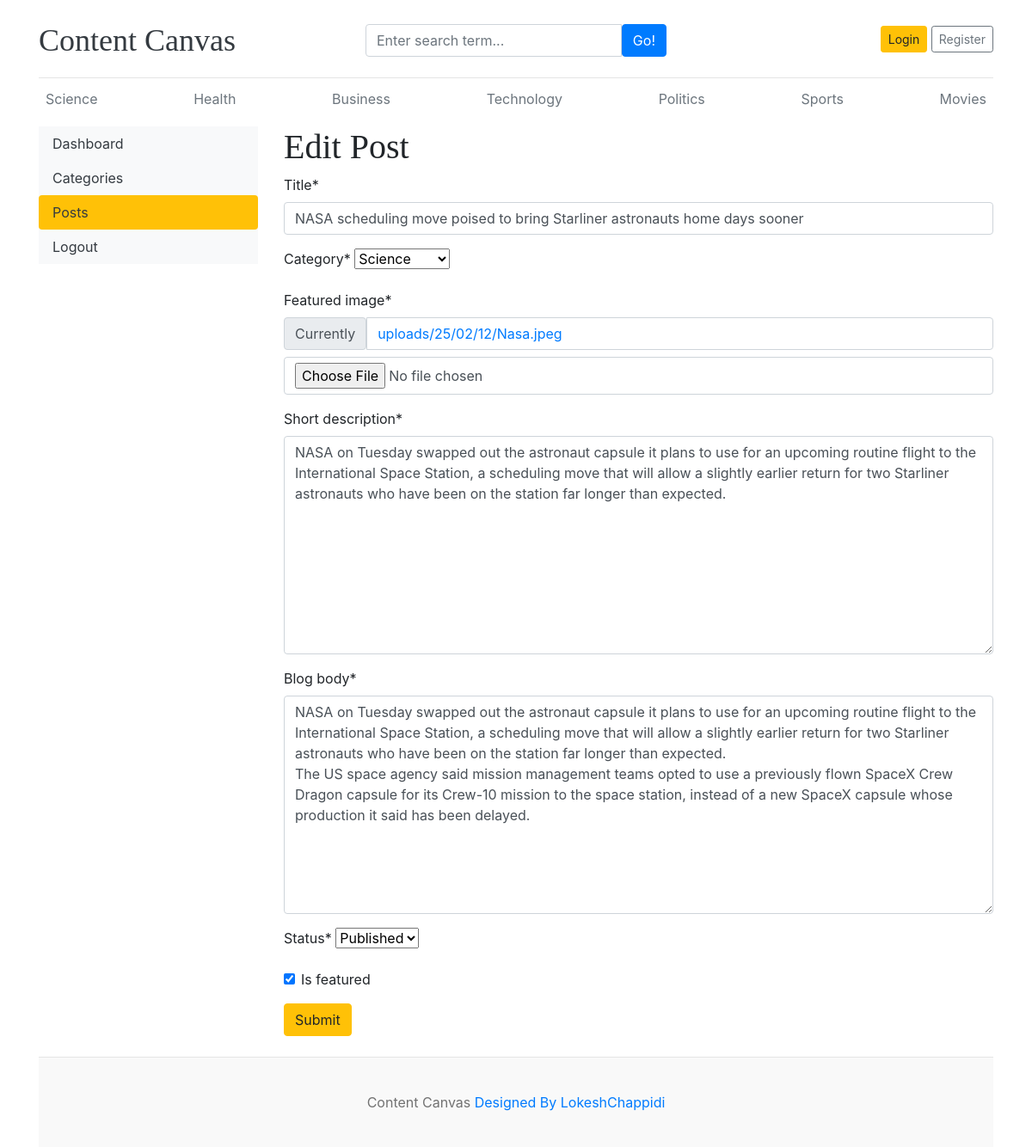
Page /dashboard/posts/edit/1/ on the committed database.
### blog/models.py (models this page shows)
class Category(models.Model):
    category_name=models.CharField(max_length=50,unique=True)
    created_at=models.DateTimeField(auto_now_add=True)
    updated_at=models.DateTimeField(auto_now_add=True)
    class Meta:
        verbose_name_plural='categories'
    def __str__(self):
        return self.category_name

class Blog(models.Model):
    title=models.CharField(max_length=100)
    slug=models.SlugField(max_length=100)
    category=models.ForeignKey(Category,on_delete=models.CASCADE)
    author=models.ForeignKey(User,on_delete=models.CASCADE)
    featured_image=models.ImageField(upload_to='uploads/%y/%m/%d')
    short_description=models.TextField(max_length=500)
    blog_body=models.TextField(max_length=2000)
    status=models.CharField(max_length=20,choices=STATUS_CHOICES,default="Draft")
    is_featured=models.BooleanField(default=True)
    created_at=models.DateTimeField(auto_now_add=True)
    updated_at=models.DateTimeField(auto_now_add=True)

### dashboards/views.py (the view, shortened to what this page needs)
# urls.py: path('posts/edit/<int:pk>/',views.edit_post,name='edit_post'),
def edit_post(request,pk):
    post=get_object_or_404(Blog,pk=pk)
    form=BlogPostForm(instance=post)
    context={
        'form':form,
        'post':post,
    }
    return render(request,'dashboard/edit_post.html',context)

### dashboards/forms.py
class BlogPostForm(forms.ModelForm):
    class Meta:
        model=Blog
        fields=('title','category','featured_image','short_description','blog_body','status','is_featured')

### blog/context_processors.py (called while the page is built)
def get_categories(request):
    categories=Category.objects.all()
    return dict(categories=categories)

def get_social_links(request):
    social_links=SocialLink.objects.all()
    return dict(social_links=social_links)

### templates/dashboard/edit_post.html (shortened to what this page needs)
{% extends 'base.html' %}
{% block content %}
{% load crispy_forms_tags %}
<div class="row">
{% include 'dashboard/sidebar.html' %}
<div class="col-md-9">
   <h1>Edit Post</h1>
   <form action="{% url 'edit_post' post.id %}" method='POST' enctype="multipart/form-data">
      {{form | crispy}}
      <button type="submit" class="btn btn-warning">Submit</button>
   </form>
   <br>
</div>
</div>
{% endblock %}

### templates/base.html (shortened to what this page needs)
{% load static %}
<!DOCTYPE html>
<html lang="en">
<head>
    <link href="https://getbootstrap.com/docs/4.0/dist/css/bootstrap.min.css" rel="stylesheet">
    <link href="{% static "css/cc.css" %}" rel="stylesheet">
    <link rel="stylesheet" href="https://cdnjs.cloudflare.com/ajax/libs/font-awesome/4.7.0/css/font-awesome.min.css">
  </head>
<body>
    <div class="container">
      <header class="blog-header py-3">
        <div class="row flex-nowrap justify-content-between align-items-center">
          <div class="col-4 pt-1">
            <a class="blog-header-logo text-dark" href="/">Content Canvas</a>
          </div>
           <div class="col-4 pt-1">
            <form action="{% url 'search' %}" method="GET">
             <div class="input-group">
                    <input class="form-control" type="text" name="keyword" value="{{keyword}}" placeholder="Enter search term..." aria-label="Enter search term..." aria-describedby="button-search" />
                    <button type="submit" class="btn btn-primary" id="button-search" type="button">Go!</button>
              </div>
             </form>
            </div>
          <div class="col-4 d-flex justify-content-end align-items-center">
           {% if not user.is_authenticated %}
            <a class="btn btn-sm btn-warning" href="{% url 'login' %}">Login</a> &nbsp;
            <a class="btn btn-sm btn-outline-secondary" href="{% url 'register' %}">Register</a>
          </div>
           {% else %}
           <span><a href="{% url 'dashboard' %}">Dashboard</a><span>
           <span><a href="{% url 'logout' %}"> Logout</a></span>
           {% endif %}
        </div>
      </header>
      <div class="nav-scroller py-1 mb-2">
        <nav class="nav d-flex justify-content-between">
          {% for cat in categories %}
          <a class="p-2 text-muted" href="{% url 'posts_by_category' cat.id %}">{{cat.category_name}}</a>
          {% endfor %}
        </nav>
      </div>
{% block content %}
{% endblock  %}
<footer class="blog-footer">
    <p>Content Canvas  <a href="#">Designed By LokeshChappidi</a></p>
  </footer>
  </body>
  </html>

### contentcanvas/static/css/cc.css (style rules this page uses)
.blog-header { border-bottom: 1px solid #e5e5e5; }
.blog-header-logo { font-family: "Playfair Display", Georgia, "Times New Roman", serif; font-size: 2.25rem; }
h1, h2, h3, h4, h5, h6 { font-family: "Playfair Display", Georgia, "Times New Roman", serif; }
.blog-footer { padding: 2.5rem 0; color: #727272; text-align: center; background-color: #f9f9f9; border-top: .05rem solid #e5e5e5; }
.blog-footer p:last-child { margin-bottom: 0; }

### rows in the picture
Category: category_name "Science"
Category: category_name "Health"
Category: category_name "Business"
Category: category_name "Technology"
Category: category_name "Politics"
Category: category_name "Sports"
Category: category_name "Movies"
Blog: title "NASA scheduling move poised to bring Starliner astronauts home days sooner", category "Science", short_description "NASA on Tuesday swapped out the astronaut capsule it plans to use for an upcoming routine flight to the International Space Station, a scheduling move that will allow a slightly earlier return for two Starliner astronauts who have been on the station far longer than expected.", blog_body "NASA on Tuesday swapped out the astronaut capsule it plans to use for an upcoming routine flight to the International Space Station, a scheduling move that will allow a slightly earlier return for two Starliner astronauts who have been on the station far longer than expected. The US space agency said mission management teams opted to use a previously flown SpaceX Crew Dragon capsule for its Crew-10 mission to the space station, instead of a new SpaceX capsule whose production it said has been delayed.", status "Published", is_featured "☑"
